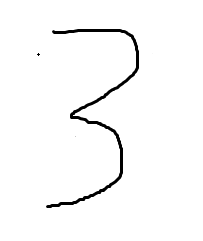
%> input picture self_writing/3.png, 203 x 241 px, given in place of 3.jpg, which was not available
$ octave RunNeuralNetworks.m   (GNU Octave 9; MATLAB toolbox functions it lacks are replaced by stand-ins)
%> lines starting %> are read from the running program, lines starting %| are printed output that depends on the picture; pictures that were not available may be replaced by others from this repository, and a replacement may not be noted
### train.m
function [ W,B ] = train( epoches, eta, layer )
%三个输入分别为 epoches为训练次数，eta表示学习速率，layer神经网络结构，输入示例：[m,n]=train(10, 3, [784, 30, 10]);
image = loadMNISTImages('train-images'); % 加载样本图像共60000，size(image)=784*60000
label = loadMNISTLabels('train-labels');%加载样本图像对应标签
for i = 1:60000
    label_tmp = zeros(10,1);
    label_tmp(label(i)+1) = 1;
    images{i} = {image(:,i) label_tmp};%定义Cell变量把样本与标签对应地存储起来
end
%TRAIN Summary of this function goes here
%   Detailed explanation goes here
layer_num = size(layer,2);%确定神经网络结构的层数
%size(layer)=1,3; size(layer,2)=3;
batch_num = 10;

for i = 2:layer_num%随机初始化权值w与偏置b，赋值为【-1，1】之间的随机数
    W{i} = [];
    B{i} = [];
    W{i} = randn(layer(i),layer(i-1));
    %layer= [784, 30, 10]，则layer(2)=30，layer(3)=10；
    B{i} = randn(layer(i),1);
    %以上两行代码分别给出了由第2层到第3层，第3层在反向到第2层的权值和偏置
end

for i = 1:epoches %训练次数循环
    r = randperm(size(images,2));%随机打乱60000个训练样本的标签，然后再进行训练
    images = images(:,r);
    for j = 1:batch_num:59991%以10个训练样本为一组，来修正权值w和偏置b
        for k = 2:layer_num%只有从第2层以后才有权值w和偏置b
            NABLA_B{k} = zeros(layer(k),1);%偏置初始化
            NABLA_W{k} = zeros(layer(k),layer(k-1));%权值初始化
        end
        cur_batch = images(:,j:j+batch_num-1);%从image中取出10个图像*标签
        for k = 1:batch_num% 对10个图像进行循环
            [A, Z]= feedforward(cur_batch{k}{1},W,B);%A包含各层的输出
            [nabla_b,nabla_w] = backprop(A,W,Z, cur_batch{k}{2});%计算权值和偏置的修正量

            for m = 2:layer_num
                NABLA_B{m} = NABLA_B{m} + nabla_b{m};
                NABLA_W{m} = NABLA_W{m} + nabla_w{m};
                %上两行代码：对层数循环，然后对偏置和权值求和
            end
        end
        %fprintf('%f %d %f %f %f\n',A{3}(2),j,B{2}(1),NABLA_B{2}(1), eta.*NABLA_B{2}(1)./batch_num);
        for k = 2:layer_num
            B{k} = B{k} - eta.*NABLA_B{k}./batch_num;
            W{k} = W{k} - eta.*NABLA_W{k}./batch_num;
        end
    end
%  test(W,B);
end
end

### loadMNISTImages.m
function images = loadMNISTImages(filename)
%loadMNISTImages returns a 28x28x[number of MNIST images] matrix containing
%the raw MNIST images

fp = fopen(filename, 'rb');
assert(fp ~= -1, ['Could not open ', filename, '']);

magic = fread(fp, 1, 'int32', 0, 'ieee-be');
assert(magic == 2051, ['Bad magic number in ', filename, '']);

numImages = fread(fp, 1, 'int32', 0, 'ieee-be');
numRows = fread(fp, 1, 'int32', 0, 'ieee-be');
numCols = fread(fp, 1, 'int32', 0, 'ieee-be');

images = fread(fp, inf, 'unsigned char');
images = reshape(images, numCols, numRows, numImages);
images = permute(images,[2 1 3]);

fclose(fp);

for k=1:1:60000
    [a,b]=size(images(:,:,k));

for i=1:1:a
    for j=1:1:b
        if  images(i,j,k)~=0
            up=i;
            break
        end
    end
end
for i=a:-1:1
    for j=1:1:b
        if  images(i,j,k)~=0
            down=i;
            break
        end
    end
end
for j=1:1:b
    for i=1:1:a
        if  images(i,j,k)~=0
            left=j;
            break
        end
    end
end
for j=b:-1:1
    for i=1:1:a
        if  images(i,j,k)~=0
            right=j;
            break
        end
    end
end
images1=images(down:up,right:left,k);
images1=imresize(images1,[size(images, 1) size(images, 2)]);
images1=reshape(images1, size(images, 1) * size(images, 2), 1);
images2(:,k)=images1;
end

% Reshape to #pixels x #examples
% images = reshape(images2, size(images, 1) * size(images, 2), size(images, 3));
% Convert to double and rescale to [0,1]
images =abs(double(images2)/255) ;

end

### RunNeuralNetworks.m


%Neural Networks Codes will be run on this part

% tic

%%%%%%%%%%%%%%%%%%%%%%%%%%%%%%%%%%%%%%%%%%%%%%%%%%%%%%%%%%%%%%%%%%%%%%%%%%%
clc;
clear all
pic=imread('self_writing\3.jpg');
%> pic is the input picture: size 241x203x3 uint8; min 0, max 255, mean 249

pic1=imread('8.png');
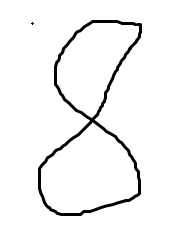
%> input picture self_writing/8.png, 194 x 231 px
%> pic1 is the input picture: size 231x194x3 uint8; min 0, max 255, mean 244.8
pic1=rgb2gray(pic1);
%> pic1: size 231x194 uint8
% pic=255-pic;
[a,b]=size(pic1);
%> a = 231; b = 194
for i=1:1:a
    for j=1:1:b
        if  pic1(i,j)==0
            up=i;
            break
        end
    end
end
%> after the loop, up = 216
for i=a:-1:1
    for j=1:1:b
        if  pic1(i,j)==0
            down=i;
            break
        end
    end
end
%> after the loop, down = 21
for j=1:1:b
    for i=1:1:a
        if  pic1(i,j)==0
            left=j;
            break
        end
    end
end
%> after the loop, left = 142
for j=b:-1:1
    for i=1:1:a
        if  pic1(i,j)==0
            right=j;
            break
        end
    end
end
%> after the loop, right = 32
pic=pic1(down:up,right:left);
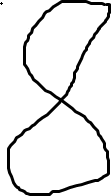
%> pic: size 196x111 uint8; min 0, max 255, mean 234
imshow(pic)
pic=imresize(pic,[28 28]);
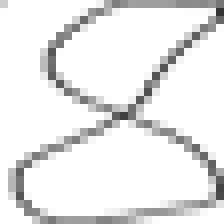
%> pic: size 28x28 uint8 (shown 8 times larger); min 52, max 255, mean 232.9
% size(pic);
pic1=1-double(reshape(pic,784,1))/255;
%> pic1 = 784 values, max 0.796 at index 758, min 0 at index 3, mean 0.0868
[m,n]=train(10, 3, [784, 30, 10]);
%> the run ends on the next line
